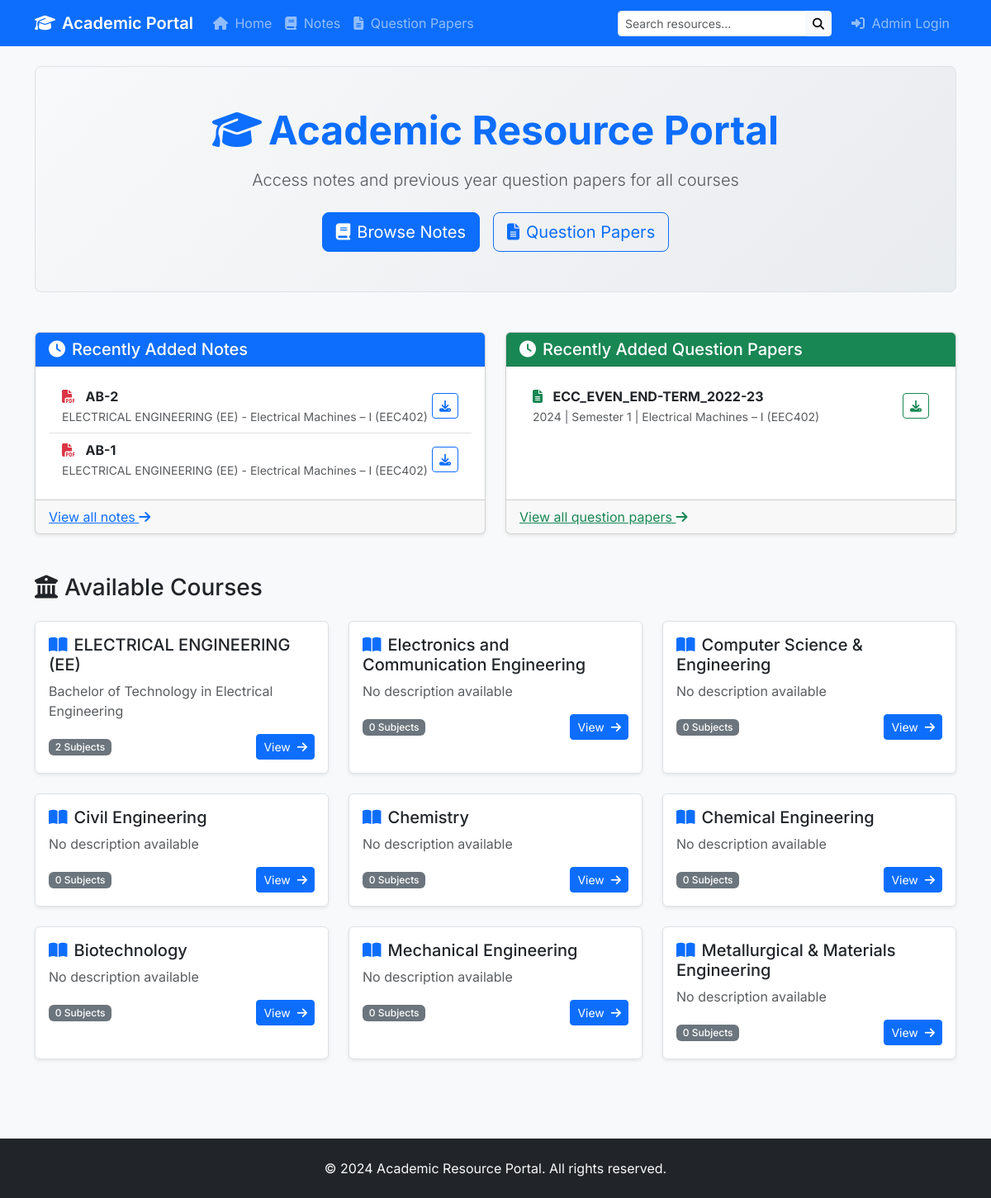
Before: / with the older database file.
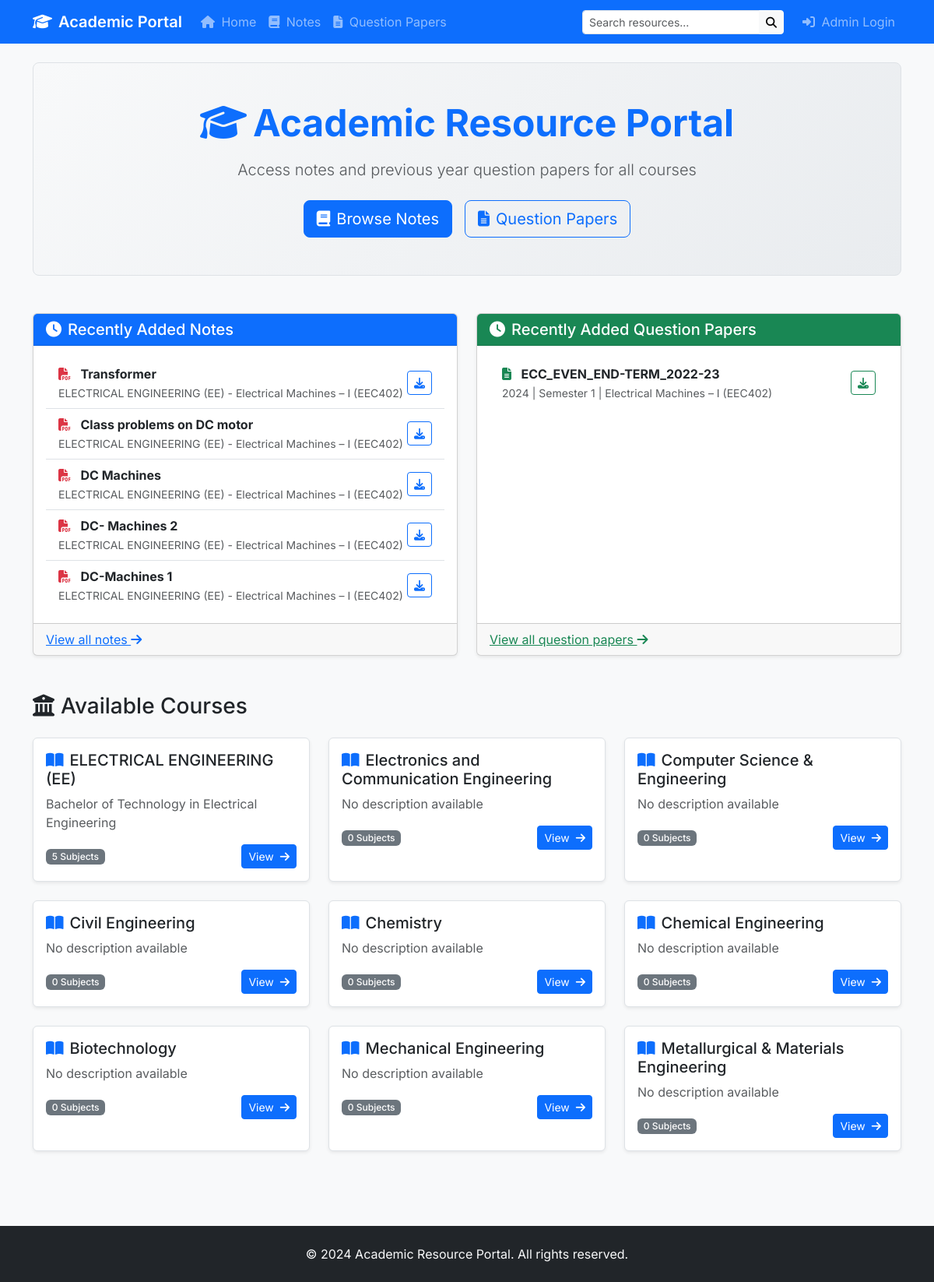
After: the same page with the newer database file.
### models.py (models this page shows, shortened)
class Note(db.Model):
    id = db.Column(db.Integer, primary_key=True)
    title = db.Column(db.String(200), nullable=False)
    description = db.Column(db.Text)
    filename = db.Column(db.String(255), nullable=False)
    original_filename = db.Column(db.String(255), nullable=False)
    file_size = db.Column(db.Integer)
    subject_id = db.Column(db.Integer, db.ForeignKey('subject.id'), nullable=False)
    uploaded_at = db.Column(db.DateTime, default=datetime.utcnow)
    download_count = db.Column(db.Integer, default=0)
    tags = db.relationship('Tag', secondary='note_tags', backref=db.backref('notes', lazy='dynamic'))

class Course(db.Model):
    id = db.Column(db.Integer, primary_key=True)
    name = db.Column(db.String(100), unique=True, nullable=False)
    description = db.Column(db.Text)
    created_at = db.Column(db.DateTime, default=datetime.utcnow)
    subjects = db.relationship('Subject', backref='course', lazy=True, cascade='all, delete-orphan')

class Subject(db.Model):
    id = db.Column(db.Integer, primary_key=True)
    name = db.Column(db.String(100), nullable=False)
    course_id = db.Column(db.Integer, db.ForeignKey('course.id'), nullable=False)
    semester = db.Column(db.Integer, nullable=False)
    created_at = db.Column(db.DateTime, default=datetime.utcnow)
    notes = db.relationship('Note', backref='subject', lazy=True, cascade='all, delete-orphan')
    question_papers = db.relationship('QuestionPaper', backref='subject', lazy=True, cascade='all, delete-orphan')

class QuestionPaper(db.Model):
    id = db.Column(db.Integer, primary_key=True)
    title = db.Column(db.String(200), nullable=False)
    year = db.Column(db.Integer, nullable=False)
    semester = db.Column(db.Integer, nullable=False)
    exam_type = db.Column(db.String(50))
    filename = db.Column(db.String(255), nullable=False)
    original_filename = db.Column(db.String(255), nullable=False)
    file_size = db.Column(db.Integer)
    subject_id = db.Column(db.Integer, db.ForeignKey('subject.id'), nullable=False)
    uploaded_at = db.Column(db.DateTime, default=datetime.utcnow)
    download_count = db.Column(db.Integer, default=0)
    tags = db.relationship('Tag', secondary='paper_tags', backref=db.backref('papers', lazy='dynamic'))

### routes.py (the view)
@app.route('/')
def index():
    courses = Course.query.all()
    recent_notes = Note.query.order_by(Note.uploaded_at.desc()).limit(5).all()
    recent_papers = QuestionPaper.query.order_by(QuestionPaper.uploaded_at.desc()).limit(5).all()
    return render_template('index.html', courses=courses, recent_notes=recent_notes, recent_papers=recent_papers)

### templates/index.html (shortened to what the changed rows need)
{% extends "base.html" %}
{% block content %}
<div class="hero-section text-center py-5 mb-5 bg-light rounded-3">
    <h1 class="display-5 fw-bold text-primary mb-3">
        <i class="fas fa-graduation-cap me-2"></i>Academic Resource Portal
    </h1>
</div>
<div class="row">
    <div class="col-lg-6 mb-4">
        <div class="card h-100 shadow-sm">
            <div class="card-body">
                {% if recent_notes %}
                <ul class="list-group list-group-flush">
                    {% for note in recent_notes %}
                    <li class="list-group-item d-flex justify-content-between align-items-center">
                        <div>
                            <i class="fas fa-file-pdf text-danger me-2"></i>
                            <strong>{{ note.title }}</strong>
                            <br>
                            <small class="text-muted">{{ note.subject.course.name }} - {{ note.subject.name }}</small>
                        </div>
                        <a href="{{ url_for('download_file', filename=note.filename) }}" class="btn btn-sm btn-outline-primary" download="{{ note.original_filename }}">
                            <i class="fas fa-download"></i>
                        </a>
                    </li>
                    {% endfor %}
                </ul>
                {% else %}
                <p class="text-muted mb-0">No notes available yet.</p>
                {% endif %}
            </div>
        </div>
    </div>
    <div class="col-lg-6 mb-4">
        <div class="card h-100 shadow-sm">
            <div class="card-body">
                {% if recent_papers %}
                <ul class="list-group list-group-flush">
                    {% for paper in recent_papers %}
                    <li class="list-group-item d-flex justify-content-between align-items-center">
                        <div>
                            <i class="fas fa-file-alt text-success me-2"></i>
                            <strong>{{ paper.title }}</strong>
                            <br>
                            <small class="text-muted">{{ paper.year }} | Semester {{ paper.semester }} | {{ paper.subject.name }}</small>
                        </div>
                        <a href="{{ url_for('download_file', filename=paper.filename) }}" class="btn btn-sm btn-outline-success" download="{{ paper.original_filename }}">
                            <i class="fas fa-download"></i>
                        </a>
                    </li>
                    {% endfor %}
                </ul>
                {% else %}
                <p class="text-muted mb-0">No question papers available yet.</p>
                {% endif %}
            </div>
        </div>
    </div>
</div>
<div class="row mt-4">
    {% if courses %}
    {% for course in courses %}
    <div class="col-md-4 mb-4">
        <div class="card course-card h-100 shadow-sm">
            <div class="card-body">
                <h5 class="card-title">
                    <i class="fas fa-book-open text-primary me-2"></i>{{ course.name }}
                </h5>
                <p class="card-text text-muted">{{ course.description or 'No description available' }}</p>
                <div class="d-flex justify-content-between align-items-center">
                    <span class="badge bg-secondary">{{ course.subjects|length }} Subjects</span>
                    <a href="{{ url_for('course_subjects', course_id=course.id) }}" class="btn btn-sm btn-primary">
                        View <i class="fas fa-arrow-right ms-1"></i>
                    </a>
                </div>
            </div>
        </div>
    </div>
    {% endfor %}
    {% else %}
    <div class="col-12">
        <div class="alert alert-info">
            <i class="fas fa-info-circle me-2"></i>No courses available yet. Please check back later.
        </div>
    </div>
    {% endif %}
</div>
{% endblock %}

Changed rows visible on the page:
no longer on this page (row edited): Note: title "AB-2", subject.course.name "ELECTRICAL ENGINEERING (EE)", subject.name "Electrical Machines – I (EEC402)"
no longer on this page (row edited): Note: title "AB-1", subject.course.name "ELECTRICAL ENGINEERING (EE)", subject.name "Electrical Machines – I (EEC402)"
added Note: title "Transformer", subject.course.name "ELECTRICAL ENGINEERING (EE)", subject.name "Electrical Machines – I (EEC402)"
added Note: title "Class problems on DC motor", subject.course.name "ELECTRICAL ENGINEERING (EE)", subject.name "Electrical Machines – I (EEC402)"
added Note: title "DC Machines", subject.course.name "ELECTRICAL ENGINEERING (EE)", subject.name "Electrical Machines – I (EEC402)"
added Note: title "DC- Machines 2", subject.course.name "ELECTRICAL ENGINEERING (EE)", subject.name "Electrical Machines – I (EEC402)"
added Note: title "DC-Machines 1", subject.course.name "ELECTRICAL ENGINEERING (EE)", subject.name "Electrical Machines – I (EEC402)"
computed for Course "ELECTRICAL ENGINEERING (EE)": subjects|length "2" → "5"
